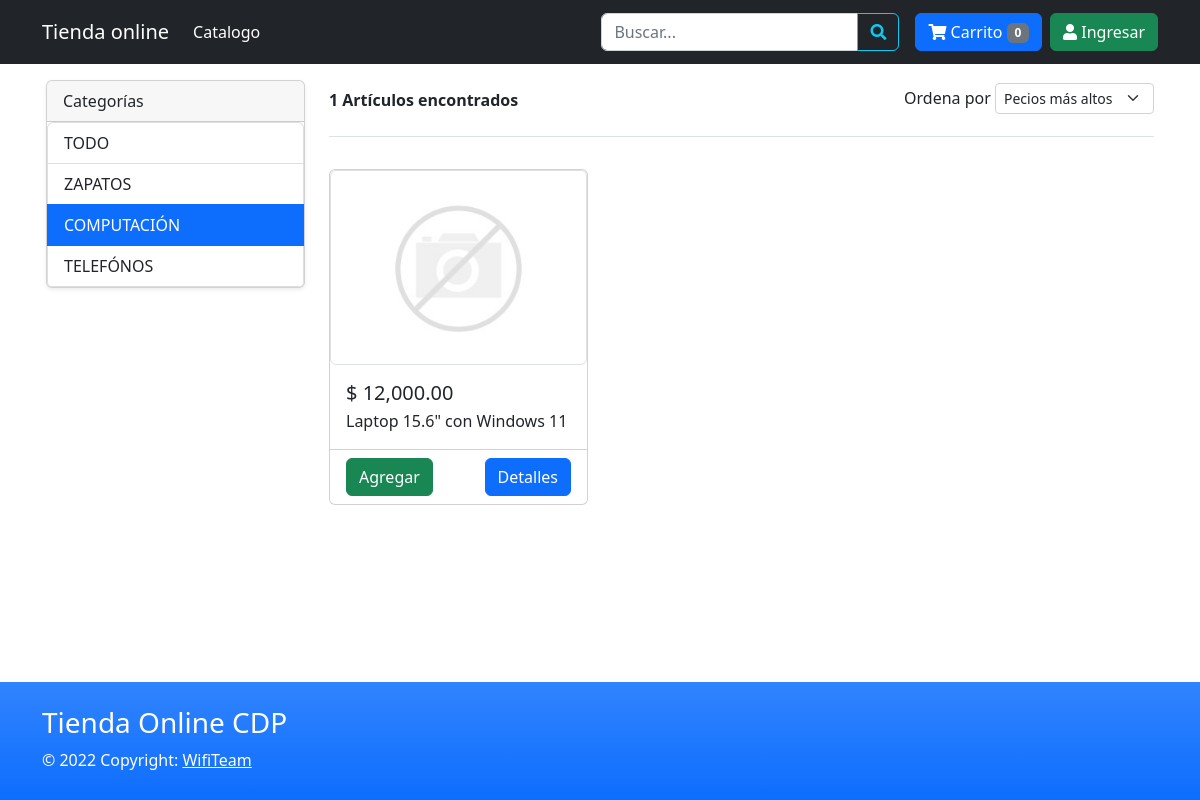
/tienda_online/index.php?cat=2, run on the app's committed database.
### tables this page shows
CREATE TABLE `categorias` (
  `id` int NOT NULL,
  `nombre` varchar(50) NOT NULL,
  `activo` tinyint NOT NULL DEFAULT '1'
);

CREATE TABLE `productos` (
  `id` int NOT NULL,
  `slug` varchar(120) NOT NULL,
  `nombre` varchar(200) NOT NULL,
  `descripcion` mediumtext NOT NULL,
  `precio` decimal(10,2) NOT NULL,
  `descuento` tinyint NOT NULL DEFAULT '0',
  `stock` int NOT NULL DEFAULT '0',
  `id_categoria` int NOT NULL,
  `activo` int NOT NULL
);

### tienda_online/index.php (the view, shortened to what this page needs)
<?php
$db = new Database();
$con = $db->conectar();
$idCategoria = $_GET['cat'] ?? '';
$orden = $_GET['orden'] ?? '';
$params = [];
$sql = "SELECT id, slug, nombre, precio FROM productos WHERE activo=1";
if (!empty($idCategoria)) {
    $sql .= " AND id_categoria = ?";
    $params[] = $idCategoria;
}
$query = $con->prepare($sql);
$query->execute($params);
$resultado = $query->fetchAll(PDO::FETCH_ASSOC);
$totalRegistros = count($resultado);
$categoriaSql = $con->prepare("SELECT id, nombre FROM categorias WHERE activo=1");
$categoriaSql->execute();
$categorias = $categoriaSql->fetchAll(PDO::FETCH_ASSOC);
?>
<!DOCTYPE html>
<html lang="es" class="h-100">
<head>
    <link href="css/bootstrap.min.css" rel="stylesheet">
    <link href="css/all.min.css" rel="stylesheet">
    <link href="css/estilos.css" rel="stylesheet">
</head>
<body class="d-flex flex-column h-100">
    <?php include 'menu.php'; ?>
    <main class="flex-shrink-0">
        <div class="container p-3">
            <div class="row">
                <div class="col-12 col-md-3 col-lg-3">
                    <div class="card shadow-sm">
                        <div class="card-header">
                            Categorías
                        </div>
                        <div class="list-group">
                            <a href="index.php" class="list-group-item list-group-item-action">TODO</a>
                            <?php foreach ($categorias as $categoria) { ?>
                                <a href="index.php?cat=<?php echo $categoria['id']; ?>" class="list-group-item list-group-item-action <?php echo ($categoria['id'] == $idCategoria) ? 'active' : ''; ?>">
                                    <?php echo $categoria['nombre']; ?>
                                </a>
                            <?php } ?>
                        </div>
                    </div>
                </div>
                <div class="col-12 col-md-9 col-lg-9">
                    <header class="d-sm-flex align-items-center border-bottom mb-4 pb-3">
                        <strong class="d-block py-2"><?php echo $totalRegistros; ?> Artículos encontrados </strong>
                        <div class="ms-auto">
                            <form action="index.php" id="ordenForm" method="get" onchange="submitForm()">
                                <label for="cbx-orden" class="form-label">Ordena por</label>
                                <select class="form-select d-inline-block w-auto pt-1 form-select-sm" name="orden" id="orden">
                                    <option value="precio_alto" <?php echo ($orden === 'precio_alto') ? 'selected' : ''; ?>>Pecios más altos</option>
                                </select>
                            </form>
                        </div>
                    </header>
                    <div class="row">
                        <?php foreach ($resultado as $row) { ?>
                            <div class="col-lg-4 col-md-6 col-sm-6 d-flex">
                                <div class="card w-100 my-2 shadow-2-strong">
                                    <?php
                                    $id = $row['id'];
                                    $imagen = "images/productos/$id/principal.jpg";
                                    if (!file_exists($imagen)) {
                                        $imagen = "images/no-photo.jpg";
                                    }
                                    ?>
                                    <a href="details/<?php echo $row['slug']; ?>">
                                        <img src="<?php echo $imagen; ?>" class="img-thumbnail" style="max-height: 300px">
                                    </a>
                                    <div class="card-body d-flex flex-column">
                                        <div class="d-flex flex-row">
                                            <h5 class="mb-1 me-1"><?php echo MONEDA . ' ' . number_format($row['precio'], 2, '.', ','); ?></h5>
                                        </div>
                                        <p class="card-text"><?php echo $row['nombre']; ?></p>
                                    </div>
                                    <div class="card-footer bg-transparent">
                                        <div class="d-flex justify-content-between align-items-center">
                                            <a class="btn btn-success" onClick="addProducto(<?php echo $row['id']; ?>)">Agregar</a>
                                            <div class="btn-group">
                                                <a href="details/<?php echo $row['slug']; ?>" class="btn btn-primary">Detalles</a>
                                            </div>
                                        </div>
                                    </div>
                                </div>
                            </div>
                        <?php } ?>
                    </div>
                </div>
            </div>
        </div>
    </main>
    <?php include 'footer.php'; ?>
</body>
</html>

### tienda_online/css/estilos.css (style rules this page uses)
main>.container { padding: 30px 0; }

### data on the page
categorias: nombre "ZAPATOS"
categorias: nombre "COMPUTACIÓN"
categorias: nombre "TELEFÓNOS"
productos: precio "12,000.00", nombre "Laptop 15.6\" con Windows 11"

### other printed values
$num_cart "0"
$totalRegistros "1"
